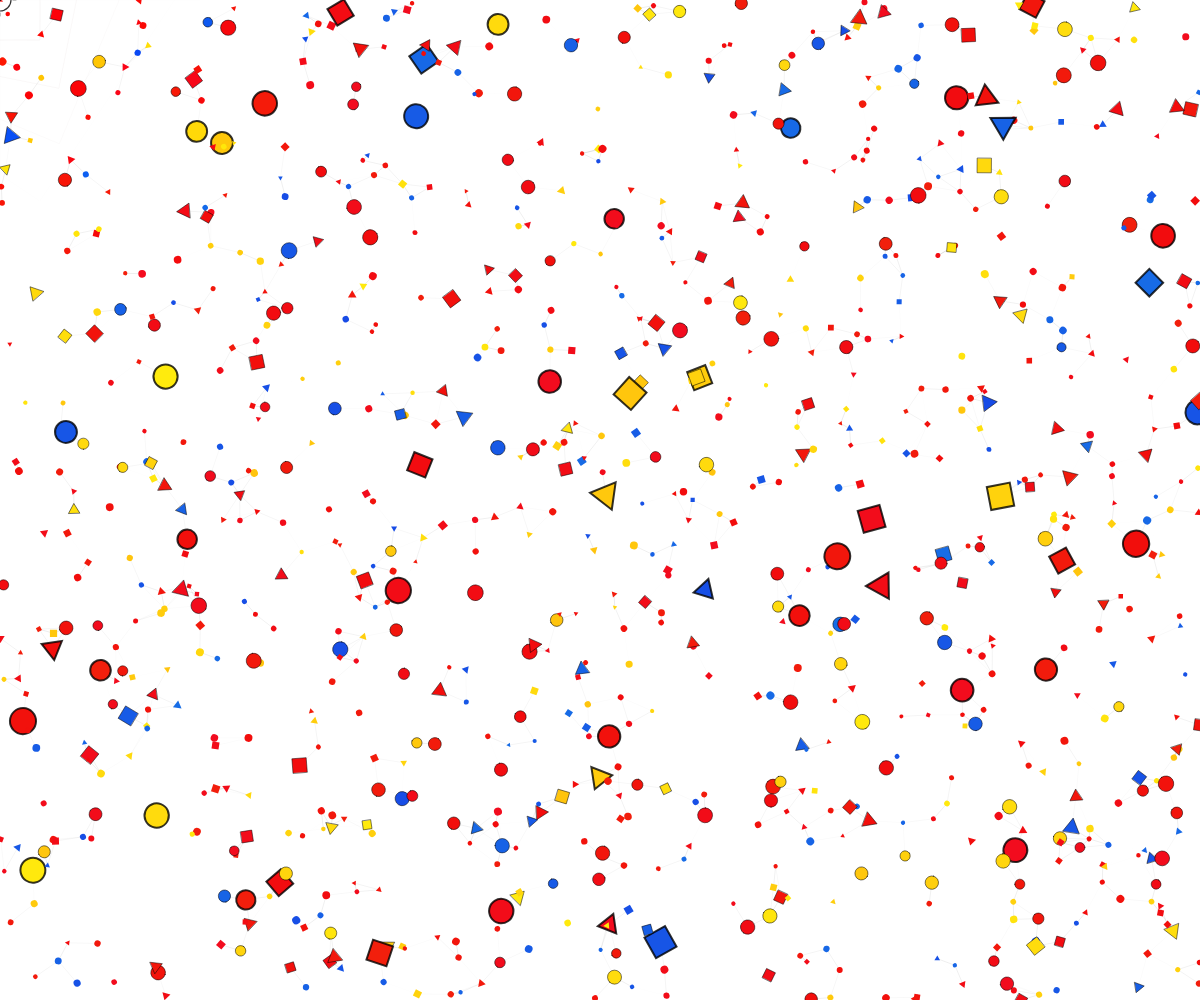
Frame 1 (no input)
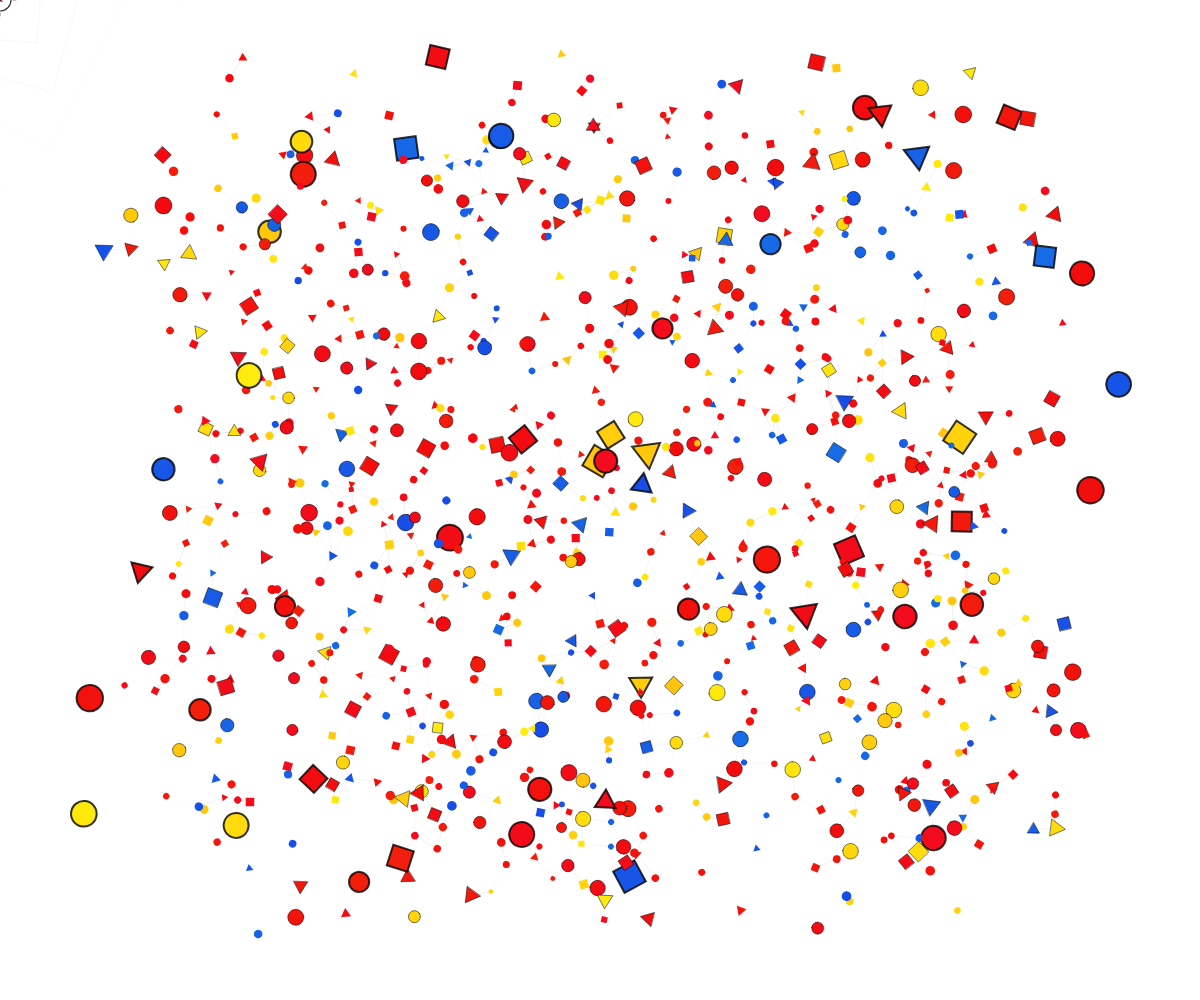
Frame 60 (no input)
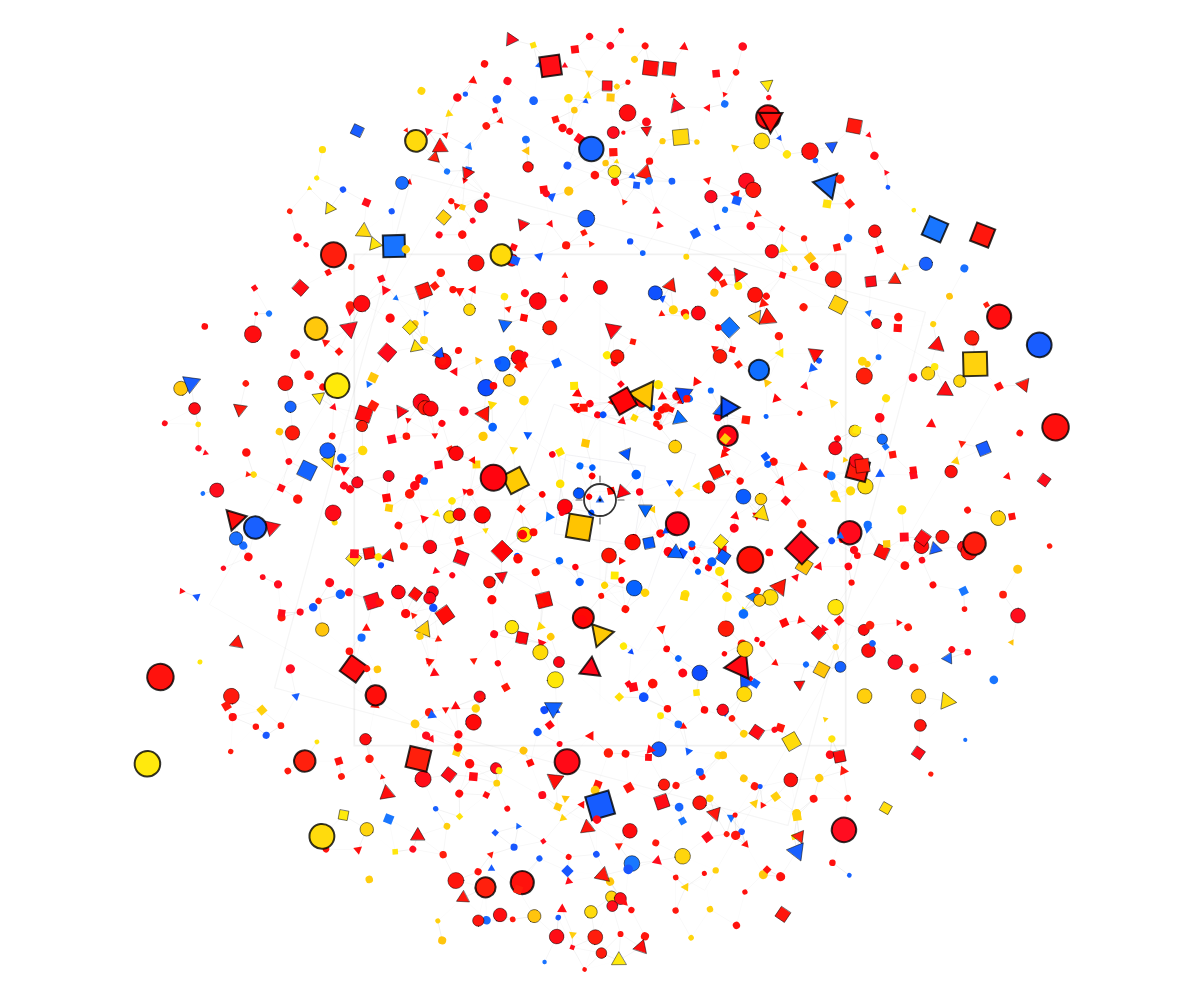
Frame 120 (the mouse pressed at the canvas centre since frame 60)

The p5.js sketch that drew these frames (run headless with seeded random() and noise() and a simulated clock; from frame 60 on, the mouse is pressed at the canvas centre):

// p5.js sketch
// ── sketch.js
// Light Constellation — Multi-Theme Gravity Edition
// 마우스 = 중력 중심 / 클릭 = 중력장 반전 / 입자 간 상호 인력 = 카오스

// ============================================================
// 상수
// ============================================================
const NUM_PARTICLES = 960;
const CONNECTION_DIST = 38;
const MOUSE_GLOW_RADIUS = 350;
const CELL_SIZE = 60;
const MAX_VEL = 3;
const FRICTION = 0.97;
const MAX_ACC = 0.3;

// ============================================================
// 테마 레지스트리
// ============================================================
const THEMES = {
  bauhaus: {
    name: 'Bauhaus',
    background: { h: 0, s: 0, b: 100 },
    palette: [
      { color: { h: 0,   s: 95, b: 95  }, weight: 0.60 },
      { color: { h: 50,  s: 95, b: 100 }, weight: 0.20 },
      { color: { h: 220, s: 90, b: 90  }, weight: 0.20 },
    ],
    colorJitter: 5,
    shapes: [
      { type: 0, weight: 0.55 },
      { type: 1, weight: 0.25 },
      { type: 2, weight: 0.20 },
    ],
    connection: { strokeWeight: 0.6, maxAlpha: 15, color: { h: 0, s: 0, b: 0 } },
    drawShape: null,
    drawCursor: null,
    drawGravityField: null,
    drawPressWave: null,
  },
  basquiat: {
    name: 'Basquiat',
    background: { h: 30, s: 15, b: 8 },
    palette: [
      { color: { h: 55,  s: 95, b: 100 }, weight: 0.30 },
      { color: { h: 0,   s: 90, b: 90  }, weight: 0.25 },
      { color: { h: 195, s: 70, b: 90  }, weight: 0.20 },
      { color: { h: 25,  s: 60, b: 40  }, weight: 0.10 },
      { color: { h: 0,   s: 0,  b: 100 }, weight: 0.15 },
    ],
    colorJitter: 8,
    shapes: [
      { type: 0, weight: 0.40 },
      { type: 1, weight: 0.35 },
      { type: 2, weight: 0.25 },
    ],
    connection: { strokeWeight: 1.0, maxAlpha: 20, color: { h: 0, s: 0, b: 100 } },
    drawShape: '_drawShapeBasquiat',
    drawCursor: '_drawCursorBasquiat',
    drawGravityField: '_drawGravityFieldBasquiat',
    drawPressWave: '_drawPressWaveBasquiat',
  },
  margiela: {
    name: 'Margiela',
    background: { h: 40, s: 5, b: 96 },
    palette: [
      { color: { h: 30, s: 10, b: 38  }, weight: 0.30 },   // warm dark gray
      { color: { h: 0,  s: 0,  b: 28  }, weight: 0.25 },   // charcoal
      { color: { h: 35, s: 15, b: 50  }, weight: 0.25 },   // dark taupe
      { color: { h: 0,  s: 0,  b: 60  }, weight: 0.20 },   // mid gray
    ],
    colorJitter: 5,
    shapes: [
      { type: 0, weight: 0.40 },
      { type: 1, weight: 0.35 },
      { type: 2, weight: 0.25 },
    ],
    connection: { strokeWeight: 0.6, maxAlpha: 22, color: { h: 0, s: 0, b: 40 } },
    drawShape: '_drawShapeMargiela',
    drawCursor: '_drawCursorMargiela',
    drawGravityField: '_drawGravityFieldMargiela',
    drawPressWave: '_drawPressWaveMargiela',
  },
};

// ============================================================
// 글로벌 상태
// ============================================================
let particles = [];
let spatialGrid;
let time = 0;

let gravityField = 1;
let gravityStrength = 1;
let targetGravity = 1;

let mouseActivity = 0;
let _prevMouseX = -1;
let _prevMouseY = -1;

let isPressed = false;
let pressWave = 0;
let pressX = 0, pressY = 0;

// 숫자 캐시 (Margiela 성능 최적화)
let _digitCache = [];

// 테마 상태
let currentThemeKey = 'bauhaus';
let currentTheme = THEMES.bauhaus;
let themeTransition = 0;
let _bgCurrent = { h: 0, s: 0, b: 100 };
let _bgFrom = { h: 0, s: 0, b: 100 };
let _bgTarget = { h: 0, s: 0, b: 100 };

// ============================================================
// 유틸리티
// ============================================================
function _pickFromWeighted(items) {
  let r = random();
  let cumulative = 0;
  for (let item of items) {
    cumulative += item.weight;
    if (r < cumulative) return item;
  }
  return items[items.length - 1];
}

function _dispatchDraw(key, defaultFn, ...args) {
  let fnName = currentTheme[key];
  if (fnName && typeof window[fnName] === 'function') {
    window[fnName](...args);
  } else {
    defaultFn(...args);
  }
}

function lerpHue(h1, h2, t) {
  let diff = h2 - h1;
  if (diff > 180) diff -= 360;
  if (diff < -180) diff += 360;
  return (h1 + diff * t + 360) % 360;
}

// ============================================================
// SpatialGrid 클래스
// ============================================================
class SpatialGrid {
  constructor(cellSize) {
    this.cellSize = cellSize;
    this.cells = {};
  }

  clear() {
    this.cells = {};
  }

  _key(cx, cy) {
    return cx + ',' + cy;
  }

  insert(index, px, py) {
    let cx = Math.floor(px / this.cellSize);
    let cy = Math.floor(py / this.cellSize);
    let key = this._key(cx, cy);
    if (!this.cells[key]) this.cells[key] = [];
    this.cells[key].push(index);
  }

  getNeighbors(px, py) {
    let cx = Math.floor(px / this.cellSize);
    let cy = Math.floor(py / this.cellSize);
    let result = [];
    for (let dx = -1; dx <= 1; dx++) {
      for (let dy = -1; dy <= 1; dy++) {
        let key = this._key(cx + dx, cy + dy);
        if (this.cells[key]) {
          for (let idx of this.cells[key]) result.push(idx);
        }
      }
    }
    return result;
  }

  getCells() {
    return this.cells;
  }
}

// ============================================================
// Particle 클래스
// ============================================================
class Particle {
  constructor(index) {
    this.index = index;

    this.pos = createVector(random(width), random(height));
    this.drawPos = this.pos.copy();
    this.vel = createVector(random(-0.5, 0.5), random(-0.5, 0.5));
    this.acc = createVector(0, 0);

    let sizeRoll = random();
    if (sizeRoll < 0.70) this.baseSize = random(3, 6);
    else if (sizeRoll < 0.95) this.baseSize = random(7, 12);
    else this.baseSize = random(14, 20);
    this.mass = this.baseSize * 0.15;
    this.speedFactor = map(this.baseSize, 3, 20, 1.4, 0.4);

    this.noiseOffX = random(10000);
    this.noiseOffY = random(10000);

    this.rotation = random(TWO_PI);
    this.rotSpeed = random(-0.012, 0.012);

    // 도형/색상: currentTheme 참조
    this.shape = _pickFromWeighted(currentTheme.shapes).type;
    let picked = _pickFromWeighted(currentTheme.palette);
    this.color = {
      h: picked.color.h + random(-currentTheme.colorJitter, currentTheme.colorJitter),
      s: picked.color.s,
      b: picked.color.b,
    };

    // Margiela 숫자용
    this._digit = floor(random(10));

    // 전환용
    this._fromColor = null;
    this._targetColor = null;
    this._targetShape = this.shape;

    // Idle 구형 배치용
    this._idleTheta = random(TWO_PI);
    this._idlePhi   = random(PI);
    this._idleSpeed = random(0.002, 0.006);
  }
}

// ============================================================
// 테마 전환
// ============================================================
function switchTheme(themeKey) {
  if (currentThemeKey === themeKey) return;

  let newTheme = THEMES[themeKey];

  for (let p of particles) {
    p._fromColor = { h: p.color.h, s: p.color.s, b: p.color.b };
    let picked = _pickFromWeighted(newTheme.palette);
    p._targetColor = {
      h: picked.color.h + random(-newTheme.colorJitter, newTheme.colorJitter),
      s: picked.color.s,
      b: picked.color.b,
    };
    p._targetShape = _pickFromWeighted(newTheme.shapes).type;
  }

  _bgFrom = { h: _bgCurrent.h, s: _bgCurrent.s, b: _bgCurrent.b };
  _bgTarget = { h: newTheme.background.h, s: newTheme.background.s, b: newTheme.background.b };

  currentThemeKey = themeKey;
  currentTheme = newTheme;
  themeTransition = 1.0;

  _updateThemeSwitcherUI();
}

function _updateThemeSwitcherUI() {
  let keys = Object.keys(THEMES);
  let isDark = currentThemeKey === 'basquiat';
  for (let key of keys) {
    let td = document.getElementById('btn-' + key);
    if (!td) continue;
    if (key === currentThemeKey) {
      td.className = 'active';
    } else {
      td.className = '';
    }
  }
  let table = document.querySelector('#theme-switcher table');
  if (table) {
    table.className = isDark ? 'dark' : '';
  }
}

// ============================================================
// 기본(Bauhaus) 렌더러
// ============================================================
function _drawShapeDefault(p, size, hue, sat, bri, alpha) {
  if (p.baseSize >= 14) {
    stroke(0, 0, 0, 80);
    strokeWeight(2);
  } else if (p.baseSize >= 7) {
    stroke(0, 0, 0, 60);
    strokeWeight(0.8);
  } else {
    noStroke();
  }

  fill(hue, sat, bri, alpha);
  if (p.shape === 0) {
    ellipse(0, 0, size * 1.3);
  } else if (p.shape === 1) {
    let r = size * 0.8;
    triangle(0, -r, -r * 0.866, r * 0.5, r * 0.866, r * 0.5);
  } else {
    rectMode(CENTER);
    rect(0, 0, size * 1.2, size * 1.2);
  }
}

function _drawCursorDefault() {
  let cursorHue = gravityStrength > 0 ? 0 : 220;
  let pressed = isPressed;

  push();
  translate(mouseX, mouseY);

  noFill();
  stroke(0, 0, 0, 80);
  strokeWeight(pressed ? 1.8 : 1.2);
  ellipse(0, 0, pressed ? 32 : 22);

  let ext = pressed ? 24 : 16;
  let gap = pressed ? 18 : 13;
  stroke(0, 0, 0, 60);
  strokeWeight(pressed ? 1.2 : 0.8);
  line(-ext, 0, -gap, 0);
  line(gap, 0, ext, 0);
  line(0, -ext, 0, -gap);
  line(0, gap, 0, ext);

  noStroke();
  fill(cursorHue, 90, 95, 90);
  let tr = pressed ? 5 : 3.5;
  triangle(0, -tr, -tr * 0.866, tr * 0.5, tr * 0.866, tr * 0.5);

  fill(0, 0, 0, 90);
  ellipse(0, 0, pressed ? 3 : 2);

  pop();
}

function _drawGravityFieldDefault() {
  let hue = gravityStrength > 0 ? 0 : 220;
  let intensity = abs(gravityStrength);
  noFill();

  rectMode(CENTER);
  for (let i = 0; i < 4; i++) {
    let size = 80 + i * 70;
    let alpha = map(i, 0, 3, 12 * intensity, 2 * intensity);
    stroke(hue, 25, 50, alpha);
    strokeWeight(0.5);
    push();
    translate(mouseX, mouseY);
    rotate(i * PI / 16 + time * 0.3);
    rect(0, 0, size, size);
    pop();
  }

  stroke(0, 0, 50, 6 * intensity);
  strokeWeight(0.3);
  line(mouseX - 200, mouseY, mouseX + 200, mouseY);
  line(mouseX, mouseY - 200, mouseX, mouseY + 200);
}

function _drawPressWaveDefault() {
  let waveAlpha = map(pressWave, 0, 300, 0, 60);
  noFill();
  rectMode(CENTER);

  for (let i = 0; i < 3; i++) {
    let size = (300 - pressWave) * 1.8 + i * 40;
    if (size > 0) {
      stroke(0, 0, 0, waveAlpha * (1 - i * 0.25));
      strokeWeight(1.8 - i * 0.5);
      push();
      translate(pressX, pressY);
      rotate(i * PI / 12);
      rect(0, 0, size, size);
      pop();
    }
  }
}

// ============================================================
// Basquiat 렌더러
// ============================================================
function _drawShapeBasquiat(p, size, hue, sat, bri, alpha) {
  if (p.shape === 0) {
    // 불규칙 원
    noStroke();
    fill(hue, sat, bri, alpha);
    beginShape();
    let steps = 8;
    for (let i = 0; i < steps; i++) {
      let a = (TWO_PI / steps) * i;
      let r = size * 0.7 * (1 + (noise(p.index * 0.1 + i * 0.5) - 0.5) * 0.6);
      vertex(cos(a) * r, sin(a) * r);
    }
    endShape(CLOSE);
  } else if (p.shape === 1) {
    // 찌그러진 사각형
    noStroke();
    fill(hue, sat, bri, alpha);
    let s = size * 0.6;
    let n = p.index * 0.1;
    let j = size * 0.25;
    quad(
      -s + (noise(n, 0) - 0.5) * j, -s + (noise(n, 1) - 0.5) * j,
       s + (noise(n, 2) - 0.5) * j, -s + (noise(n, 3) - 0.5) * j,
       s + (noise(n, 4) - 0.5) * j,  s + (noise(n, 5) - 0.5) * j,
      -s + (noise(n, 6) - 0.5) * j,  s + (noise(n, 7) - 0.5) * j
    );
  } else {
    // 거친 X마크
    stroke(hue, sat, bri, alpha);
    strokeWeight(max(size * 0.15, 1.2));
    noFill();
    let s = size * 0.5;
    let jx = (noise(p.index * 0.2) - 0.5) * 3;
    let jy = (noise(p.index * 0.3) - 0.5) * 3;
    line(-s + jx, -s + jy, s - jx, s - jy);
    line(-s - jy, s + jx, s + jy, -s - jx);
  }
}

function _drawCursorBasquiat() {
  push();
  translate(mouseX, mouseY);
  let s = isPressed ? 1.4 : 1;
  scale(s);

  // 크라운
  stroke(55, 95, 100, 90);
  strokeWeight(1.8);
  noFill();
  beginShape();
  vertex(-12, 6);
  vertex(-12, -2);
  vertex(-7, 2);
  vertex(0, -8);
  vertex(7, 2);
  vertex(12, -2);
  vertex(12, 6);
  endShape(CLOSE);

  // 꼭짓점 점
  fill(55, 95, 100, 90);
  noStroke();
  ellipse(0, -10, 3);
  ellipse(-8, 1, 3);
  ellipse(8, 1, 3);

  pop();
}

function _drawGravityFieldBasquiat() {
  let intensity = abs(gravityStrength);
  noFill();

  for (let i = 0; i < 3; i++) {
    let radius = 60 + i * 50;
    let alpha = map(i, 0, 2, 15 * intensity, 4 * intensity);
    stroke(0, 0, 100, alpha);
    strokeWeight(1.2);

    beginShape();
    let steps = 24;
    for (let j = 0; j <= steps; j++) {
      let a = (TWO_PI / steps) * j + time * 0.5;
      let r = radius + (noise(i * 10 + j * 0.3 + time) - 0.5) * 20;
      vertex(mouseX + cos(a) * r, mouseY + sin(a) * r);
    }
    endShape();
  }
}

function _drawPressWaveBasquiat() {
  let waveAlpha = map(pressWave, 0, 300, 0, 80);
  noFill();

  let rays = 12;
  for (let i = 0; i < rays; i++) {
    let angle = (TWO_PI / rays) * i;
    let len = (300 - pressWave) * 2;
    if (len <= 0) continue;

    stroke(55, 95, 100, waveAlpha);
    strokeWeight(1.5);

    let segments = 4;
    let segLen = len / segments;
    let px = pressX, py = pressY;
    for (let s = 1; s <= segments; s++) {
      let r = segLen * s;
      let jitter = (s % 2 === 0 ? 1 : -1) * 8;
      let perpAngle = angle + HALF_PI;
      let nx = pressX + cos(angle) * r + cos(perpAngle) * jitter;
      let ny = pressY + sin(angle) * r + sin(perpAngle) * jitter;
      line(px, py, nx, ny);
      px = nx;
      py = ny;
    }
  }
}

// ============================================================
// Margiela 렌더러
// ============================================================
function _drawShapeMargiela(p, size, hue, sat, bri, alpha) {
  let a = alpha * 0.9;

  if (p.baseSize >= 14) {
    // 대형: 숫자 + 원형 아웃라인 + 택킹 스티치 4개
    noFill();
    stroke(hue, sat, bri, a * 0.4);
    strokeWeight(0.6);
    let r = size * 0.8;
    ellipse(0, 0, size * 1.6);
    // 사방 택킹 스티치
    let tick = 3;
    line(-r - tick, 0, -r + tick, 0);
    line(r - tick, 0, r + tick, 0);
    line(0, -r - tick, 0, -r + tick);
    line(0, r - tick, 0, r + tick);
    // 숫자 (캐시 이미지)
    let s = size * 1.1;
    drawingContext.globalAlpha = a / 100;
    drawingContext.drawImage(_digitCache[p._digit].canvas, -s / 2, -s / 2, s, s);
    drawingContext.globalAlpha = 1;
  } else if (p.baseSize >= 7) {
    // 중형: 원 + 십자 스티치
    noFill();
    stroke(hue, sat, bri, a);
    strokeWeight(0.9);
    ellipse(0, 0, size * 0.9);
    let cr = size * 0.3;
    line(-cr, -cr, cr, cr);
    line(-cr, cr, cr, -cr);
  } else {
    // 소형: 십자 스티치 마크
    stroke(hue, sat, bri, a);
    strokeWeight(1.0);
    let cr = size * 0.35;
    line(-cr, 0, cr, 0);
    line(0, -cr, 0, cr);
  }
}

function _drawCursorMargiela() {
  push();
  translate(mouseX, mouseY);
  let pressed = isPressed;
  let sc = pressed ? 1.3 : 1;

  // 중앙 점
  fill(0, 0, 25, 90);
  noStroke();
  ellipse(0, 0, 3 * sc);

  // 십자 크로스헤어 (택킹 스티치 스타일)
  stroke(0, 0, 25, 75);
  strokeWeight(1.0 * sc);
  let g = 5 * sc, ext = 15 * sc;
  line(-ext, 0, -g, 0);
  line(g, 0, ext, 0);
  line(0, -ext, 0, -g);
  line(0, g, 0, ext);

  // 끝점 수직 틱 마크 (재단 표시)
  strokeWeight(0.8 * sc);
  let tick = 2.5 * sc;
  line(-ext, -tick, -ext, tick);
  line(ext, -tick, ext, tick);
  line(-tick, -ext, tick, -ext);
  line(-tick, ext, tick, ext);

  pop();
}

function _drawGravityFieldMargiela() {
  let intensity = abs(gravityStrength);
  noFill();

  // 패턴 재단 마크: 원 + 틱 마크
  let radius = 80;
  stroke(0, 0, 55, 8 * intensity);
  strokeWeight(0.4);
  ellipse(mouseX, mouseY, radius * 2);

  // 눈금 틱
  stroke(0, 0, 50, 12 * intensity);
  strokeWeight(0.6);
  let ticks = 12;
  for (let i = 0; i < ticks; i++) {
    let ang = (TWO_PI / ticks) * i + time * 0.2;
    let inner = radius - 4;
    let outer = radius + 4;
    line(
      mouseX + cos(ang) * inner, mouseY + sin(ang) * inner,
      mouseX + cos(ang) * outer, mouseY + sin(ang) * outer
    );
  }

  // 중심 십자
  stroke(0, 0, 50, 5 * intensity);
  strokeWeight(0.3);
  line(mouseX - 40, mouseY, mouseX + 40, mouseY);
  line(mouseX, mouseY - 40, mouseX, mouseY + 40);
}

function _drawPressWaveMargiela() {
  let waveAlpha = map(pressWave, 0, 300, 0, 35);
  noFill();

  for (let i = 0; i < 3; i++) {
    let size = (300 - pressWave) * 2 + i * 35;
    if (size > 0) {
      stroke(0, 0, 50, waveAlpha * (1 - i * 0.3));
      strokeWeight(0.5);
      ellipse(pressX, pressY, size);
    }
  }
}

// ============================================================
// 메인 렌더링 (디스패치)
// ============================================================
function drawParticle(p) {
  let mouseDist = dist(mouseX, mouseY, p.drawPos.x, p.drawPos.y);
  let isNear = mouseDist < MOUSE_GLOW_RADIUS;

  let brightness = isNear
    ? map(mouseDist, 0, MOUSE_GLOW_RADIUS, min(p.color.b + 10, 100), p.color.b)
    : p.color.b;
  let saturation = isNear
    ? map(mouseDist, 0, MOUSE_GLOW_RADIUS, min(p.color.s + 10, 100), p.color.s)
    : p.color.s;

  if (gravityStrength < 0) {
    brightness = min(brightness * 1.3, 100);
  }

  let speed = p.vel.mag();
  let size = p.baseSize + min(speed * 0.4, 1.5);
  let hue = ((p.color.h % 360) + 360) % 360;
  let baseAlpha = 100;

  push();
  translate(p.drawPos.x, p.drawPos.y);
  rotate(p.rotation);

  _dispatchDraw('drawShape', _drawShapeDefault, p, size, hue, saturation, brightness, baseAlpha);

  pop();
}

function drawConnections() {
  let connDist2 = CONNECTION_DIST * CONNECTION_DIST;
  let cells = spatialGrid.getCells();
  let conn = currentTheme.connection;
  strokeWeight(conn.strokeWeight);


  for (let key in cells) {
    let cell = cells[key];
    let parts = key.split(',');
    let cx = Number(parts[0]);
    let cy = Number(parts[1]);

    for (let dx = 0; dx <= 1; dx++) {
      for (let dy = -1; dy <= 1; dy++) {
        if (dx === 0 && dy <= 0 && !(dx === 0 && dy === 0)) continue;
        let nKey = (cx + dx) + ',' + (cy + dy);
        let neighbor = cells[nKey];
        if (!neighbor) continue;

        let isSame = (dx === 0 && dy === 0);
        for (let a = 0; a < cell.length; a++) {
          let connCount = 0;
          let startB = isSame ? a + 1 : 0;
          for (let b = startB; b < neighbor.length && connCount < 1; b++) {
            let pi = particles[cell[a]];
            let pj = particles[neighbor[b]];

            let ddx = pi.drawPos.x - pj.drawPos.x;
            let ddy = pi.drawPos.y - pj.drawPos.y;
            let d2 = ddx * ddx + ddy * ddy;

            if (d2 < connDist2) {
              let alpha = map(d2, 0, connDist2, conn.maxAlpha, 0);
              stroke(conn.color.h, conn.color.s, conn.color.b, alpha);

              line(pi.drawPos.x, pi.drawPos.y, pj.drawPos.x, pj.drawPos.y);
              connCount++;
            }
          }
        }
      }
    }
  }

}

// ============================================================
// p5.js 메인 루프
// ============================================================
function setup() {
  createCanvas(windowWidth, windowHeight);
  colorMode(HSB, 360, 100, 100, 100);
  smooth();

  _bgCurrent = { h: currentTheme.background.h, s: currentTheme.background.s, b: currentTheme.background.b };

  textFont('monospace');
  textAlign(CENTER, CENTER);

  // Margiela 숫자 캐시: 0-9를 오프스크린 버퍼에 사전 렌더링
  let dSz = 64;
  for (let d = 0; d < 10; d++) {
    let g = createGraphics(dSz, dSz);
    g.fill(80);
    g.noStroke();
    g.textFont('Palatino, Palatino Linotype, serif');
    g.textAlign(CENTER, CENTER);
    g.textSize(dSz * 0.75);
    g.text(d, dSz / 2, dSz / 2);
    _digitCache.push(g);
  }

  spatialGrid = new SpatialGrid(CELL_SIZE);
  for (let i = 0; i < NUM_PARTICLES; i++) {
    particles.push(new Particle(i));
  }
}

function draw() {
  // 테마 전환 lerp
  if (themeTransition > 0) {
    themeTransition = max(themeTransition - 0.05, 0);
    let t = 1 - themeTransition;

    _bgCurrent.h = lerpHue(_bgFrom.h, _bgTarget.h, t);
    _bgCurrent.s = lerp(_bgFrom.s, _bgTarget.s, t);
    _bgCurrent.b = lerp(_bgFrom.b, _bgTarget.b, t);

    for (let p of particles) {
      if (p._fromColor) {
        p.color.h = lerpHue(p._fromColor.h, p._targetColor.h, t);
        p.color.s = lerp(p._fromColor.s, p._targetColor.s, t);
        p.color.b = lerp(p._fromColor.b, p._targetColor.b, t);

        if (t >= 0.5 && p.shape !== p._targetShape) {
          p.shape = p._targetShape;
        }
      }
    }

    if (themeTransition === 0) {
      for (let p of particles) {
        p._fromColor = null;
        p._targetColor = null;
      }
    }
  }

  background(_bgCurrent.h, _bgCurrent.s, _bgCurrent.b);

  // 1. 중력장 전환 lerp
  gravityStrength = lerp(gravityStrength, targetGravity, 0.08);

  // 2. 공간 해시 구축
  spatialGrid.clear();
  for (let i = 0; i < particles.length; i++) {
    let p = particles[i];
    spatialGrid.insert(i, p.pos.x, p.pos.y);
  }

  // 3. 물리 업데이트
  time += 0.004;
  _handleIdle();
  for (let p of particles) {
    _applyMouseGravity(p);
    _applyParticleGravity(p);
    _updateParticle(p);
  }

  // 4. 클릭 파동
  if (pressWave > 0) {
    _dispatchDraw('drawPressWave', _drawPressWaveDefault);
    pressWave *= 0.96;
    if (pressWave < 1) pressWave = 0;
  }

  // 5. 연결선
  drawConnections();

  // 6. 중력장
  _dispatchDraw('drawGravityField', _drawGravityFieldDefault);

  // 7. 입자
  for (let p of particles) {
    drawParticle(p);
  }

  // 8. 커서
  _dispatchDraw('drawCursor', _drawCursorDefault);
}

// ============================================================
// 물리 내부 함수들
// ============================================================
function _applyMouseGravity(p) {
  let dx = mouseX - p.pos.x;
  let dy = mouseY - p.pos.y;
  let d  = sqrt(dx * dx + dy * dy);
  if (d < 5) d = 5;

  let G = 400 * gravityStrength;
  let force;
  if (d < 30) {
    force = map(d, 5, 30, -0.08, 0.02) * gravityStrength;
  } else {
    force = G * p.mass / pow(d, 1.3);
  }
  force = constrain(force, -0.1, 0.25);
  force *= p.speedFactor;

  let angle = atan2(dy, dx);
  p.acc.x += cos(angle) * force;
  p.acc.y += sin(angle) * force;
}

function _applyParticleGravity(p) {
  let neighbors = spatialGrid.getNeighbors(p.pos.x, p.pos.y);

  for (let idx of neighbors) {
    if (idx === p.index) continue;
    let other = particles[idx];

    let dx = other.pos.x - p.pos.x;
    let dy = other.pos.y - p.pos.y;
    let d2 = dx * dx + dy * dy;

    if (d2 < 10) d2 = 10;
    if (d2 > CELL_SIZE * CELL_SIZE * 4) continue;

    let d = sqrt(d2);
    let force;
    if (d < 45) {
      force = -0.25 * (45 - d) / 45;
    } else if (d < 80) {
      force = (other.mass * 0.05) / d2 * 10;
    } else {
      force = (other.mass * 0.02) / d2 * 10;
    }
    force = constrain(force, -0.12, 0.02);
    force *= p.speedFactor;

    let angle = atan2(dy, dx);
    p.acc.x += cos(angle) * force;
    p.acc.y += sin(angle) * force;
  }

  let wanderAngle = noise(p.noiseOffX + time * 1.5, p.noiseOffY) * TWO_PI * 2;
  p.acc.x += cos(wanderAngle) * 0.08;
  p.acc.y += sin(wanderAngle) * 0.08;
}

function _updateParticle(p) {
  let accMag = p.acc.mag();
  if (accMag > MAX_ACC) p.acc.mult(MAX_ACC / accMag);

  p.vel.add(p.acc);
  p.acc.set(0, 0);
  p.vel.mult(FRICTION - (1 - p.speedFactor) * 0.01);
  p.vel.limit(MAX_VEL * p.speedFactor);
  p.pos.add(p.vel);

  let margin = 30;
  let wallForce = 0.3;
  if (p.pos.x < margin)          p.vel.x += wallForce;
  if (p.pos.x > width - margin)  p.vel.x -= wallForce;
  if (p.pos.y < margin)          p.vel.y += wallForce;
  if (p.pos.y > height - margin) p.vel.y -= wallForce;

  p.drawPos.lerp(p.pos, 0.5);

  if (p.vel.mag() > 0.3) {
    let targetRot = p.vel.heading();
    let diff = targetRot - p.rotation;
    if (diff >  PI) diff -= TWO_PI;
    if (diff < -PI) diff += TWO_PI;
    p.rotation += diff * 0.04;
  }
  p.rotation += p.rotSpeed;
}

function _handleIdle() {
  let moved = (mouseX !== _prevMouseX || mouseY !== _prevMouseY);
  _prevMouseX = mouseX;
  _prevMouseY = mouseY;

  if (moved) {
    mouseActivity = min(mouseActivity + 0.08, 1);
  } else {
    mouseActivity = max(mouseActivity - 0.0005, 0);
  }

  let idleBlend = 1 - mouseActivity;
  idleBlend = idleBlend * idleBlend;

  if (idleBlend > 0.01) {
    let idleStrength = idleBlend * 0.005;
    let cx = width  * 0.5;
    let cy = height * 0.5;
    let sphereRadius = min(width, height) * 0.38;

    for (let p of particles) {
      p._idleTheta += p._idleSpeed;
      let sinPhi = sin(p._idlePhi);
      let tx = cx + sphereRadius * sinPhi * cos(p._idleTheta);
      let ty = cy + sphereRadius * cos(p._idlePhi);

      let dx = tx - p.pos.x;
      let dy = ty - p.pos.y;
      p.acc.x += dx * idleStrength * p.speedFactor;
      p.acc.y += dy * idleStrength * p.speedFactor;
    }
  }
}

// ============================================================
// 이벤트 핸들러
// ============================================================
function mousePressed(event) {
  if (event && event.target && event.target.closest('#theme-switcher')) return;

  isPressed = true;
  pressWave = 300;
  pressX = mouseX;
  pressY = mouseY;
  targetGravity = -1.5;

  for (let p of particles) {
    let dx = p.pos.x - mouseX;
    let dy = p.pos.y - mouseY;
    let d = sqrt(dx * dx + dy * dy);
    if (d < 5) d = 5;

    if (d < 300) {
      let strength = map(d, 0, 300, 4, 0.2);
      let angle = atan2(dy, dx);
      p.vel.x += cos(angle) * strength;
      p.vel.y += sin(angle) * strength;
    }
  }
}

function mouseReleased() {
  isPressed = false;
  targetGravity = 1;
}

function keyPressed() {
  let themeKeys = Object.keys(THEMES);
  if (key === '1' && themeKeys[0]) switchTheme(themeKeys[0]);
  if (key === '2' && themeKeys[1]) switchTheme(themeKeys[1]);
  if (key === '3' && themeKeys[2]) switchTheme(themeKeys[2]);
}

function windowResized() {
  resizeCanvas(windowWidth, windowHeight);
}
